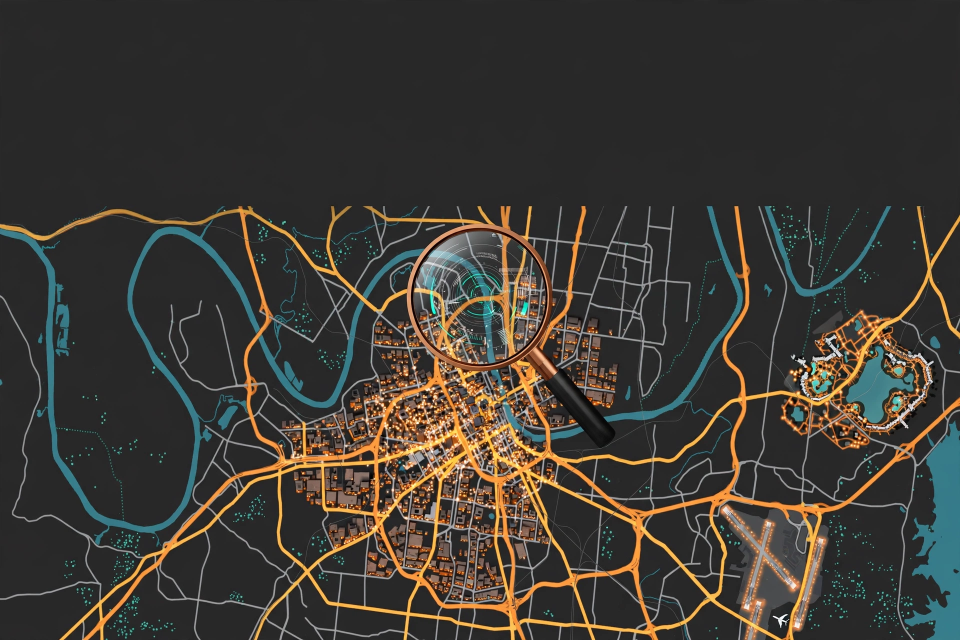
#> input picture hero_source/media-generation-hero-art-0-7eceeeab-12ec-436d-a21c-093db94abf0a.webp, 1920 x 1280 px, found by its file name (shown at 1/2 size)
$ python hero_composite.py
#> lines starting #> are read from the running program, lines starting #| are printed output that depends on the picture
from PIL import Image, ImageDraw, ImageFont
import os
PKG=os.path.expanduser("~/workspace/goals/daily-civic-data-brief/hidden_files/nashville-beer-permits-brief-2026-11-06")
src=os.path.join(PKG,"hero_source/media-generation-hero-art-0-7eceeeab-12ec-436d-a21c-093db94abf0a.webp")
img=Image.open(src).convert("RGB"); W,H=img.size
#> further down, img is the input picture: PIL image 1920x1280 RGB; mean R, G, B 61.6, 57.9, 51.7
#> after `W, H = img.size`: W = 1920; H = 1280
# gradient scrim over top 38%
scrim=Image.new("L",(1,int(H*0.42)),0)
for y in range(int(H*0.42)): scrim.putpixel((0,y), int(200*(1-y/(H*0.42))))
scrim=scrim.resize((W,int(H*0.42)))
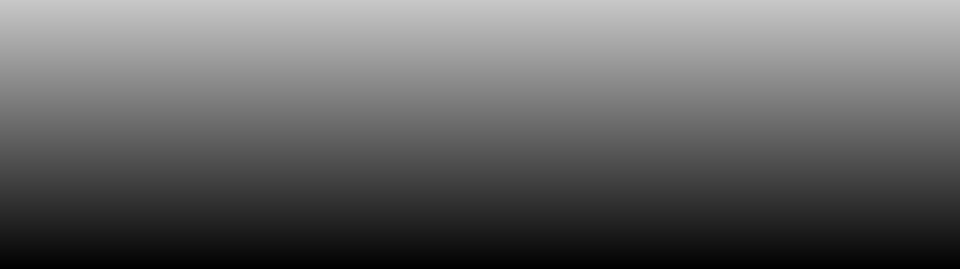
#> scrim: PIL image 1920x537 L (shown at 1/2 size); min 0, max 200, mean 99.8
black=Image.new("RGB",(W,int(H*0.42)),(18,18,18))
#> black: PIL image 1920x537 RGB; every value is 18
img.paste(Image.composite(black, img.crop((0,0,W,int(H*0.42))), scrim), (0,0))
d=ImageDraw.Draw(img)
def font(sz,bold=True):
    p="/usr/share/fonts/truetype/dejavu/DejaVuSans-Bold.ttf" if bold else "/usr/share/fonts/truetype/dejavu/DejaVuSans.ttf"
    return ImageFont.truetype(p,sz)
x=int(W*0.045)
#> x = 86
d.text((x,int(H*0.045)),"22.2%",font=font(int(H*0.115)),fill=(232,163,61))
d.text((x,int(H*0.175)),"of Nashville's issued beer permits sit in",font=font(int(H*0.042)),fill=(245,245,245))
d.text((x,int(H*0.225)),"one council district - District 19 (downtown)",font=font(int(H*0.042)),fill=(245,245,245))
d.text((x,int(H*0.295)),"Nashville Beer Permit Locations register, 2,064 issued permits, snapshot 2026-11-06  |  Machine Readable",font=font(int(H*0.024)),fill=(180,220,215))
img.save(os.path.join(PKG,"hero.png"))
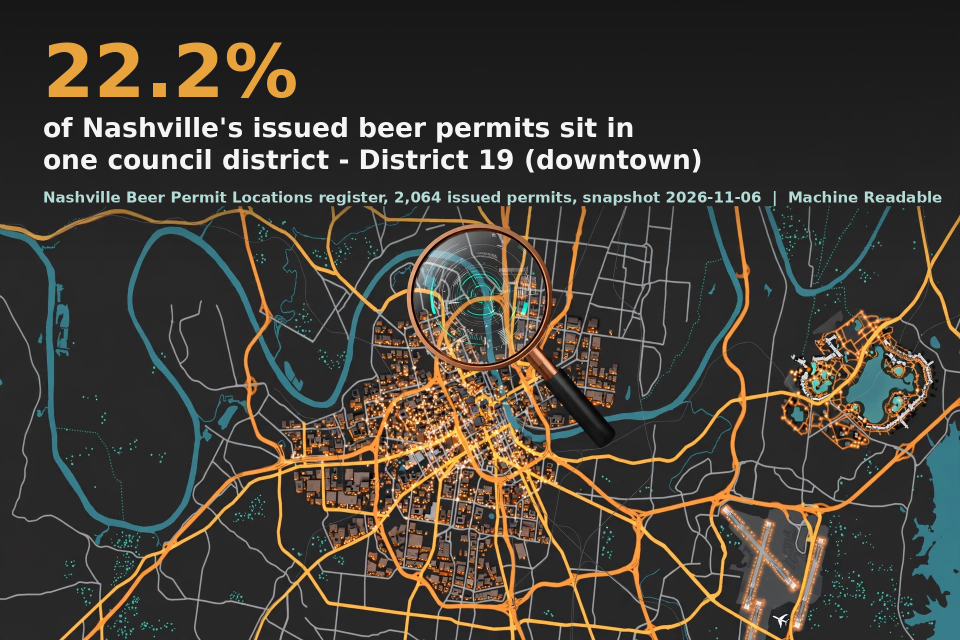
#> saved as hero.png: PIL image 1920x1280 RGB (shown at 1/2 size); mean R, G, B 63.9, 59.8, 52.8
open(os.path.join(PKG,"hero-headline.txt"),"w").write("22.2% of Nashville's issued beer permits sit in one council district - District 19 (downtown)\nSource line: Nashville Beer Permit Locations register, 2,064 issued permits, snapshot 2026-11-06 | Machine Readable\n")
print(img.size)
#| (1920, 1280)
